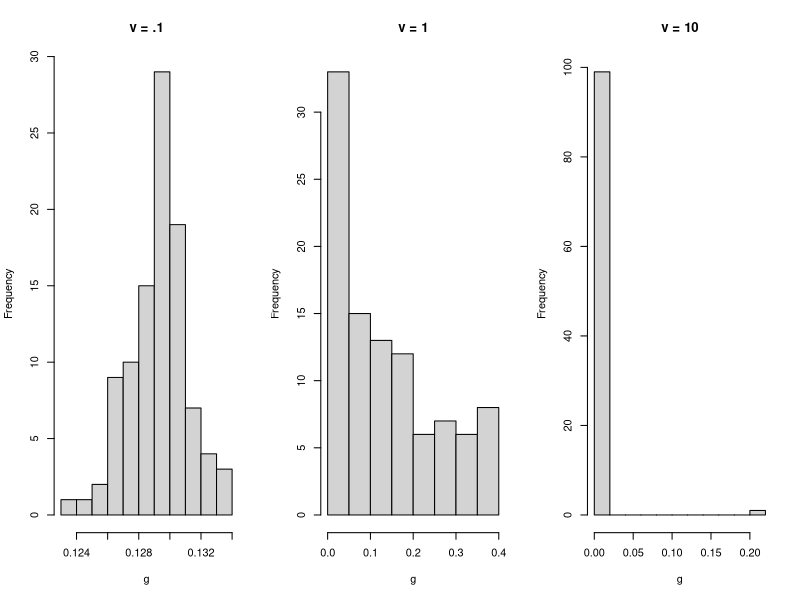

Write R code to recreate this figure.
#Samantha Maillie and Ariel Sim
#Homework 4 Problem 2

par(mfrow=c(1,3))
f <- function(x){
  return (exp(-(x^2)/2))
}
theta.hat<-se <-numeric(3)
#approximately .1359
n = 100
v = .1
x <- rnorm(n, 1.5, (v^2))
g <-f(x)*(1/sqrt(2*pi))
theta.hat[1] <-mean(g)
se[1] <-sd(g)
hist(g, main = "v = .1")

n = 100
v = 1
x <- rnorm(n, 1.5, (v^2))
g <-f(x)*(1/sqrt(2*pi))
theta.hat[2] <-mean(g)
se[2] <-sd(g)
hist(g, main = "v = 1")

n = 100
v = 10
x <- rnorm(n, 1.5, (v^2))
g <-f(x)*(1/sqrt(2*pi))
theta.hat[3] <-mean(g)
se[3] <-sd(g)
hist(g, main = "v = 10")
rbind(theta.hat, se)
par(mfrow=c(1,1))